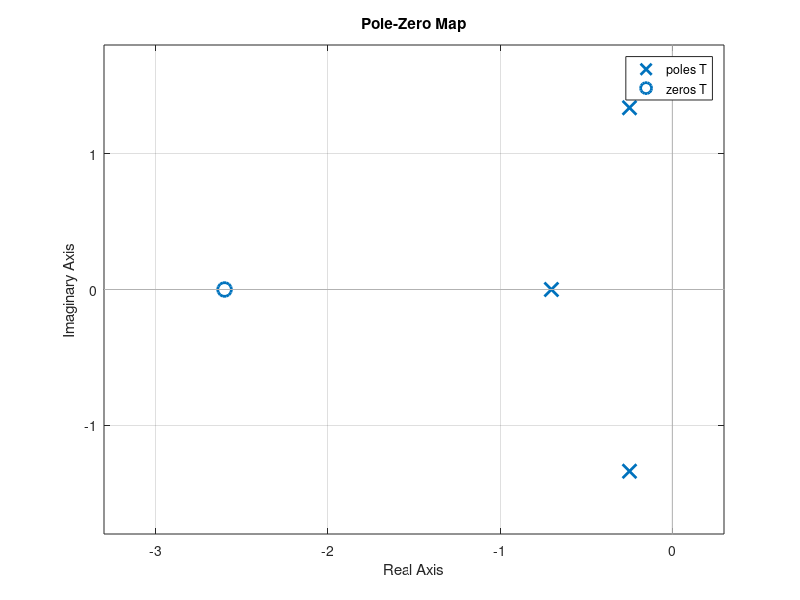
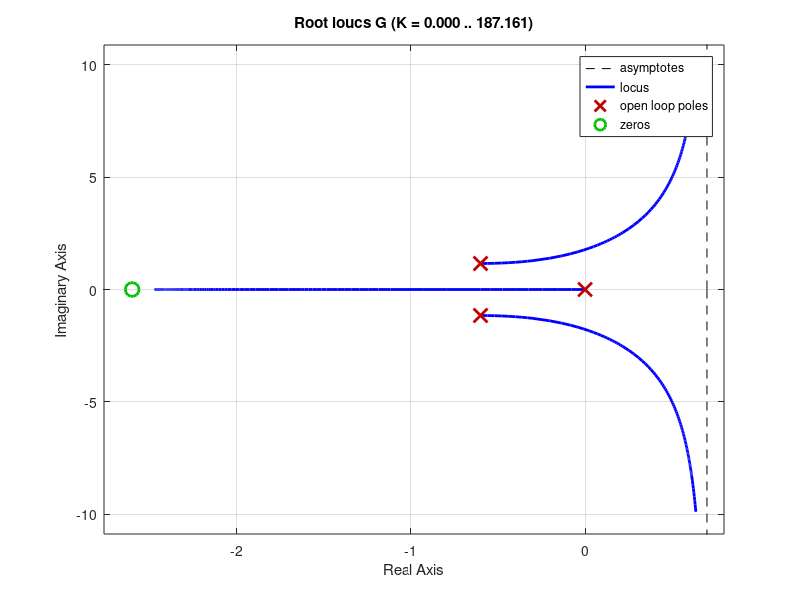
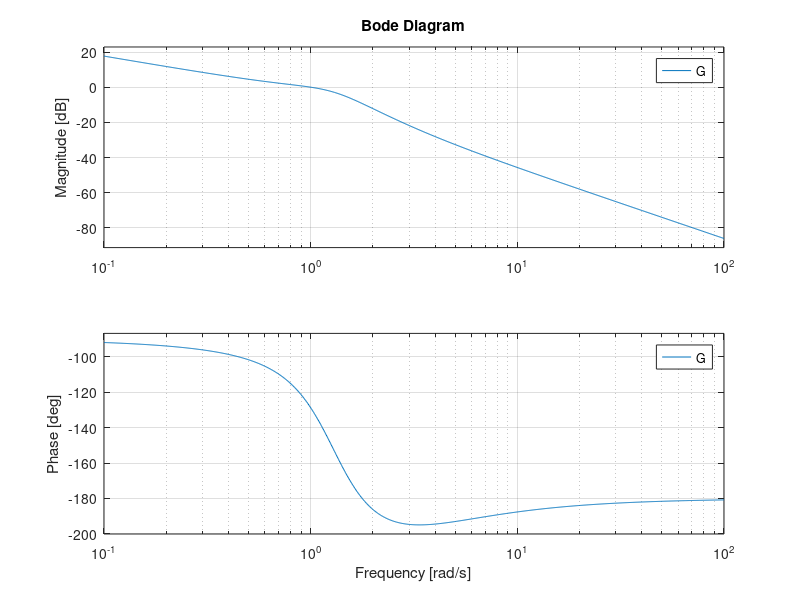
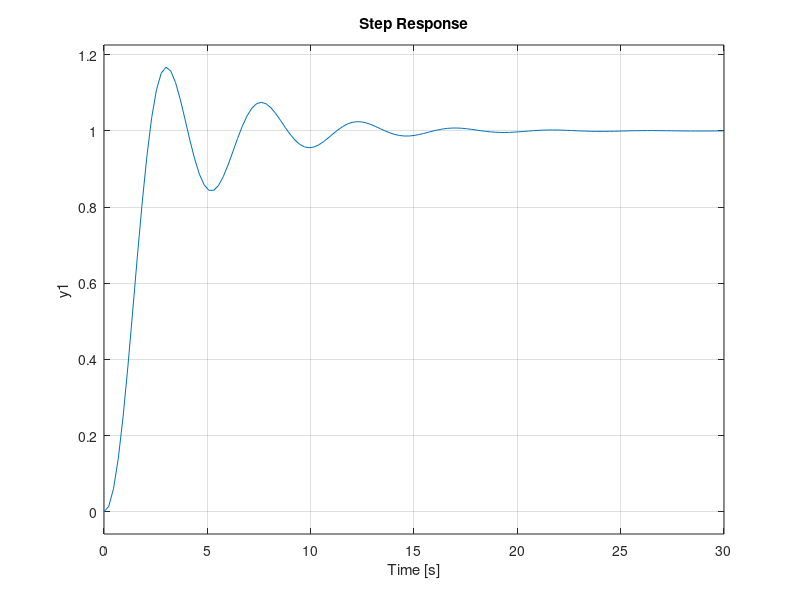

The MATLAB source for these figures, in order:
clear;

% G - передаточная функция разомкнутой системы

G = tf([.5 1.3],[1 1.2  1.7 0]);

%c2d(G,0.1) - для преобразования в дискретную систему

% Т - система, охваченная обратной связью (в нашем случае просто выход на вход)
T = feedback(G,1);

% Строим полюсы системы. Если все они слева от оси ординат, система
% устойчива
pole(T)

figure;
pzmap(T); grid on;

% Строим корневой годограф. Показывает расположение полюсов в зависимости
% от коэффициента усиления.
figure;
rlocus(G); grid on;

% Строим диаграмму Боде (АЧХ и ФЧХ)
figure;
bode(G); grid on;
% На графике правой кнопкой выбираем
% Characteristics -> Minimum Stability Margins
% и смотрим запас устойчивости системы

% Строим реакцию системы на ступеньку
figure;
step(T); grid on;

% Импульсная характеристика
figure;
impulse(T); grid on;

% Для разных КУ
figure;
k1 = 0.5;     T1 = feedback(G*k1,1);
k2 = 2;       T2 = feedback(G*k2,1);
k3 = 3;       T3 = feedback(G*k3,1);
step(T,'b',T1,'r',T2,'g',T3,'m',20), grid on,
legend('k = 1','k = 0.5','k = 2','k = 3')

% По Найквисту
figure;
nyquist(T); grid on;
%Для устойчивости годограф не должен охватывать точку (-1;0)
%Чтобы не сбивать с толку, на графике можно убрать отображение
%отрицательных частот